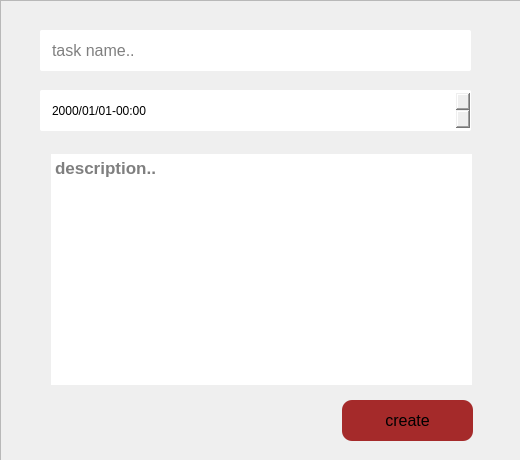
<?xml version="1.0" encoding="UTF-8"?>
<ui version="4.0">
 <class>createtask</class>
 <widget class="QWidget" name="createtask">
  <property name="geometry">
   <rect>
    <x>0</x>
    <y>0</y>
    <width>520</width>
    <height>460</height>
   </rect>
  </property>
  <property name="windowTitle">
   <string>Form</string>
  </property>
  <widget class="QFrame" name="frame">
   <property name="geometry">
    <rect>
     <x>0</x>
     <y>0</y>
     <width>521</width>
     <height>461</height>
    </rect>
   </property>
   <property name="styleSheet">
    <string notr="true">background:&quot;#bbbcb6&quot;;</string>
   </property>
   <property name="frameShape">
    <enum>QFrame::StyledPanel</enum>
   </property>
   <property name="frameShadow">
    <enum>QFrame::Raised</enum>
   </property>
   <widget class="QLineEdit" name="name">
    <property name="geometry">
     <rect>
      <x>40</x>
      <y>30</y>
      <width>431</width>
      <height>41</height>
     </rect>
    </property>
    <property name="font">
     <font>
      <pointsize>12</pointsize>
     </font>
    </property>
    <property name="styleSheet">
     <string notr="true">background:&quot;#fbd9b1&quot;;
border:none;
border-radius:2;
padding-left:10;</string>
    </property>
    <property name="text">
     <string/>
    </property>
    <property name="placeholderText">
     <string>task name..</string>
    </property>
   </widget>
   <widget class="QPushButton" name="create">
    <property name="geometry">
     <rect>
      <x>342</x>
      <y>400</y>
      <width>131</width>
      <height>41</height>
     </rect>
    </property>
    <property name="font">
     <font>
      <pointsize>12</pointsize>
     </font>
    </property>
    <property name="cursor">
     <cursorShape>PointingHandCursor</cursorShape>
    </property>
    <property name="styleSheet">
     <string notr="true">background:brown;
border-radius:10;</string>
    </property>
    <property name="text">
     <string>create</string>
    </property>
   </widget>
   <widget class="QLabel" name="label">
    <property name="geometry">
     <rect>
      <x>70</x>
      <y>410</y>
      <width>231</width>
      <height>20</height>
     </rect>
    </property>
    <property name="font">
     <font>
      <pointsize>13</pointsize>
      <italic>true</italic>
      <bold>true</bold>
     </font>
    </property>
    <property name="styleSheet">
     <string notr="true">color : red;
</string>
    </property>
    <property name="text">
     <string/>
    </property>
   </widget>
   <widget class="QTextEdit" name="description">
    <property name="geometry">
     <rect>
      <x>41</x>
      <y>154</y>
      <width>431</width>
      <height>231</height>
     </rect>
    </property>
    <property name="font">
     <font>
      <pointsize>13</pointsize>
      <bold>true</bold>
     </font>
    </property>
    <property name="styleSheet">
     <string notr="true">background:&quot;#fbd9b1&quot;;
border:none;
border-radius:5;
padding-left:10;</string>
    </property>
    <property name="html">
     <string>&lt;!DOCTYPE HTML PUBLIC &quot;-//W3C//DTD HTML 4.0//EN&quot; &quot;http://www.w3.org/TR/REC-html40/strict.dtd&quot;&gt;
&lt;html&gt;&lt;head&gt;&lt;meta name=&quot;qrichtext&quot; content=&quot;1&quot; /&gt;&lt;meta charset=&quot;utf-8&quot; /&gt;&lt;style type=&quot;text/css&quot;&gt;
p, li { white-space: pre-wrap; }
hr { height: 1px; border-width: 0; }
li.unchecked::marker { content: &quot;\2610&quot;; }
li.checked::marker { content: &quot;\2612&quot;; }
&lt;/style&gt;&lt;/head&gt;&lt;body style=&quot; font-family:'Segoe UI'; font-size:13pt; font-weight:700; font-style:normal;&quot;&gt;
&lt;p style=&quot;-qt-paragraph-type:empty; margin-top:0px; margin-bottom:0px; margin-left:0px; margin-right:0px; -qt-block-indent:0; text-indent:0px; font-weight:300;&quot;&gt;&lt;br /&gt;&lt;/p&gt;&lt;/body&gt;&lt;/html&gt;</string>
    </property>
    <property name="placeholderText">
     <string>description..</string>
    </property>
   </widget>
   <widget class="QDateTimeEdit" name="date">
    <property name="geometry">
     <rect>
      <x>40</x>
      <y>90</y>
      <width>431</width>
      <height>41</height>
     </rect>
    </property>
    <property name="styleSheet">
     <string notr="true">background:&quot;#fbd9b1&quot;;
border:none;
border-radius:2;
padding-left:10;</string>
    </property>
    <property name="displayFormat">
     <string>yyyy/MM/dd-hh:mm</string>
    </property>
   </widget>
  </widget>
 </widget>
 <resources/>
 <connections/>
</ui>
